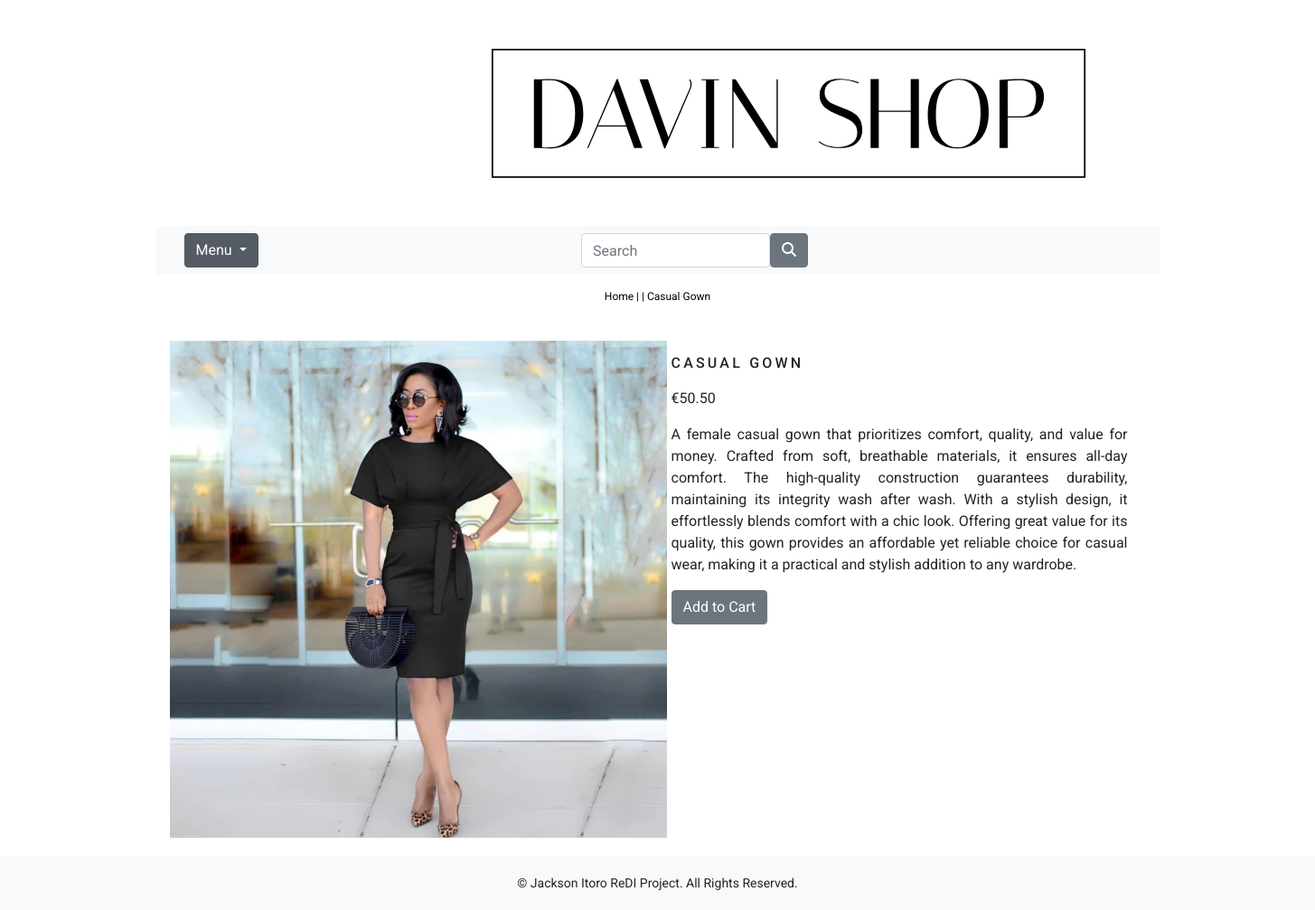
The app's page /davinshop/clothings/casual-gown/ with its own data.
### davinshop/models.py (models this page shows, shortened)
class Product(models.Model):
    name = models.CharField(max_length=250, unique=True)
    slug = models.SlugField(max_length=250, unique=True)
    description = models.TextField(blank=True)
    category = models.ForeignKey(Category, on_delete=models.CASCADE)
    price = models.DecimalField(max_digits=10, decimal_places=2)
    image = models.ImageField(upload_to='product', blank=True)
    stock = models.IntegerField()
    available = models.BooleanField(default=True)
    created = models.DateTimeField(auto_now_add=True)
    updated = models.DateTimeField(auto_now=True)
    class Meta:
        ordering = ('name',)
        verbose_name = 'product'
        verbose_name_plural = 'products'

### davinshop/views.py (the view)
# urls.py: path('<slug:c_slug>/<product_slug>/', views.ProdCatDetails, name='ProdCatDetail'),
def ProdCatDetails(request, c_slug, product_slug):
    category = get_object_or_404(Category, slug=c_slug)
    product = get_object_or_404(Product, slug =product_slug, category=category)
    return render(request,'davinshop/product.html', {'product': product})

### cart/context_processors.py (called while the page is built)
def counter(request):
    item_count = 0
    if 'admin' in request.path:
        return {}
    else:
        try:
            cart = Cart.objects.filter(cart_id=_cart_id(request))
            cart_items = CartItem.objects.all().filter(cart=cart[:1])
            for cart_item in cart_items:
                item_count += cart_item.quantity
        except Cart.DoesNotExist:
            item_count = 0
    return dict(item_count=item_count)

### cart/views.py (called while the page is built)
def _cart_id(request):
    cart = request.session.session_key
    if not cart:
        cart = request.session.create()
    return cart

### davinshop/context_processors.py (called while the page is built)
def menu_links(request):
    links = Category.objects.all()
    return dict(links = links)

### davinshop/models.py (called while the page is built)
    def get_url(self):
        return reverse('davinshop:products_by_category', args=[self.slug])

### davinshop/templates/davinshop/product.html (shortened to what this page needs)
{% extends "base.html" %}
{% load static %}
{% block content %}
    <div class="row my_prod_row_class">
        <div class="mx-auto">
            <p><a href="{% url 'davinshop:allProdCat' %}">Home</a> | <a href="{{ product.category.get_url}}"></a> | {{product.name}}</p>
        </div>
        <div class="container">
            <br>
            <div class="row">
                <div class="col-12 col-sm-12 col-md-12 col-lg-6 text-center">
                    <div style="min-width: 18rem">
                        <img src="{{product.image.url}}" alt="{{product.name}}">
                    </div>
                </div>
                <div class="col-12 col-sm-12 col-md-12 col-lg-6">
                    <div>
                        <h1 class="my_prod_title">{{ product.name }}</h1>
                        <p>€{{ product.price }}</p>
                        <p class="text-justify my_prod_text">{{ product.description }}</p>
                        {% if product.stock <= 0 %}
                            <p class="text-justify my_prod_text"><b>Out of Stock</b></p>
                        {% else %}
                            <a class="btn btn-secondary" href="{% url 'cart:add_cart' product.id %}">Add to Cart</a>
                        {% endif %}
                    </div>
                </div>
            </div>
        </div>
    </div>
{% endblock %}

### static/css/custom.css (style rules this page uses)
body { font-family: 'Roboto', sans-serif; }
.my_prod_row_class { padding: 15px; padding-bottom: 20px; }
.my_prod_row_class .mx-auto p { color: #000; font-size: 12px; }
.my_prod_row_class .mx-auto p a { color: #000; font-size: 12px; text-decoration: none; }
.my_prod_title { font-size: 16px; text-transform: uppercase; letter-spacing: .2em; padding-top: 15px; padding-bottom: 10px; }
.my_prod_text { padding-right: 20px; }

### records on screen
Product: name "Casual Gown", image (picture), name "CASUAL GOWN", price "50.50", description "A female casual gown that prioritizes comfort, quality, and value for money. Crafted from soft, breathable materials, it ensures all-day comfort. The high-quality construction guarantees durability, maintaining its integrity wash after wash. With a stylish design, it effortlessly blends comfort with a chic look. Offering great value for its quality, this gown provides an affordable yet reliable choice for casual wear, making it a practical and stylish addition to any wardrobe."
